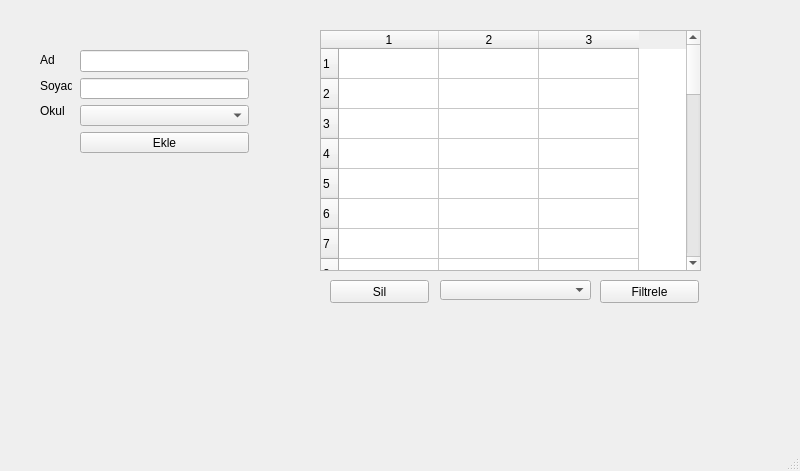
<?xml version="1.0" encoding="UTF-8"?>
<ui version="4.0">
 <class>MainWindow</class>
 <widget class="QMainWindow" name="MainWindow">
  <property name="geometry">
   <rect>
    <x>0</x>
    <y>0</y>
    <width>800</width>
    <height>471</height>
   </rect>
  </property>
  <property name="windowTitle">
   <string>Kayıt Uygulaması</string>
  </property>
  <widget class="QWidget" name="centralwidget">
   <widget class="QTableWidget" name="tbl1">
    <property name="geometry">
     <rect>
      <x>320</x>
      <y>30</y>
      <width>381</width>
      <height>241</height>
     </rect>
    </property>
    <property name="rowCount">
     <number>30</number>
    </property>
    <property name="columnCount">
     <number>3</number>
    </property>
    <row/>
    <row/>
    <row/>
    <row/>
    <row/>
    <row/>
    <row/>
    <row/>
    <row/>
    <row/>
    <row/>
    <row/>
    <row/>
    <row/>
    <row/>
    <row/>
    <row/>
    <row/>
    <row/>
    <row/>
    <row/>
    <row/>
    <row/>
    <row/>
    <row/>
    <row/>
    <row/>
    <row/>
    <row/>
    <row/>
    <column/>
    <column/>
    <column/>
   </widget>
   <widget class="QComboBox" name="cmb2">
    <property name="geometry">
     <rect>
      <x>440</x>
      <y>280</y>
      <width>151</width>
      <height>20</height>
     </rect>
    </property>
    <item>
     <property name="text">
      <string/>
     </property>
    </item>
    <item>
     <property name="text">
      <string>Haliç Üniversitesi</string>
     </property>
    </item>
    <item>
     <property name="text">
      <string>İstanbul Bilgi Üniversitesi</string>
     </property>
    </item>
    <item>
     <property name="text">
      <string>İstanbul Üniversitesi</string>
     </property>
    </item>
    <item>
     <property name="text">
      <string>Kocaeli Üniversitesi</string>
     </property>
    </item>
    <item>
     <property name="text">
      <string>Marmara Üniversitesi</string>
     </property>
    </item>
    <item>
     <property name="text">
      <string>Boğaziçi Üniversitesi</string>
     </property>
    </item>
    <item>
     <property name="text">
      <string>Yıldız Teknik Üniversitesi</string>
     </property>
    </item>
   </widget>
   <widget class="QPushButton" name="btn3">
    <property name="geometry">
     <rect>
      <x>600</x>
      <y>280</y>
      <width>99</width>
      <height>23</height>
     </rect>
    </property>
    <property name="text">
     <string>Filtrele</string>
    </property>
   </widget>
   <widget class="QPushButton" name="btn2">
    <property name="geometry">
     <rect>
      <x>330</x>
      <y>280</y>
      <width>99</width>
      <height>23</height>
     </rect>
    </property>
    <property name="text">
     <string>Sil</string>
    </property>
   </widget>
   <widget class="QWidget" name="layoutWidget">
    <property name="geometry">
     <rect>
      <x>80</x>
      <y>50</y>
      <width>169</width>
      <height>103</height>
     </rect>
    </property>
    <layout class="QVBoxLayout" name="verticalLayout">
     <item>
      <widget class="QLineEdit" name="lne1"/>
     </item>
     <item>
      <widget class="QLineEdit" name="lne2"/>
     </item>
     <item>
      <widget class="QComboBox" name="cmb1">
       <item>
        <property name="text">
         <string/>
        </property>
       </item>
       <item>
        <property name="text">
         <string>Haliç Üniversitesi</string>
        </property>
       </item>
       <item>
        <property name="text">
         <string>İstanbul Üniversitesi</string>
        </property>
       </item>
       <item>
        <property name="text">
         <string>Hacettepe Üniversitesi</string>
        </property>
       </item>
       <item>
        <property name="text">
         <string>İstanbul Teknik Üniversitesi</string>
        </property>
       </item>
       <item>
        <property name="text">
         <string>Yıldız Teknik Üniversitesi</string>
        </property>
       </item>
       <item>
        <property name="text">
         <string>Gazi Üniversitesi</string>
        </property>
       </item>
       <item>
        <property name="text">
         <string>Boğaziçi Üniversitesi</string>
        </property>
       </item>
       <item>
        <property name="text">
         <string>Orta Doğu Teknik Üniversitesi</string>
        </property>
       </item>
       <item>
        <property name="text">
         <string>Kocaeli Üniversitesi</string>
        </property>
       </item>
       <item>
        <property name="text">
         <string>Başkent Üniversitesi</string>
        </property>
       </item>
       <item>
        <property name="text">
         <string>Kadir Has Üniversitesi</string>
        </property>
       </item>
       <item>
        <property name="text">
         <string>Yaşar Üniversitesi</string>
        </property>
       </item>
       <item>
        <property name="text">
         <string>İstanbul Bilgi Üniversitesi</string>
        </property>
       </item>
       <item>
        <property name="text">
         <string>Marmara Üniversitesi</string>
        </property>
       </item>
       <item>
        <property name="text">
         <string>Beykent Üniversitesi</string>
        </property>
       </item>
      </widget>
     </item>
     <item>
      <widget class="QPushButton" name="btn1">
       <property name="text">
        <string>Ekle</string>
       </property>
      </widget>
     </item>
    </layout>
   </widget>
   <widget class="QWidget" name="layoutWidget">
    <property name="geometry">
     <rect>
      <x>40</x>
      <y>50</y>
      <width>32</width>
      <height>71</height>
     </rect>
    </property>
    <layout class="QVBoxLayout" name="verticalLayout_2">
     <item>
      <widget class="QLabel" name="label1">
       <property name="text">
        <string>Ad</string>
       </property>
      </widget>
     </item>
     <item>
      <widget class="QLabel" name="label2">
       <property name="text">
        <string>Soyad</string>
       </property>
      </widget>
     </item>
     <item>
      <widget class="QLabel" name="label3">
       <property name="text">
        <string>Okul</string>
       </property>
      </widget>
     </item>
    </layout>
   </widget>
   <widget class="QWidget" name="layoutWidget">
    <property name="geometry">
     <rect>
      <x>260</x>
      <y>320</y>
      <width>101</width>
      <height>80</height>
     </rect>
    </property>
    <layout class="QVBoxLayout" name="verticalLayout_3"/>
   </widget>
  </widget>
  <widget class="QMenuBar" name="menubar">
   <property name="geometry">
    <rect>
     <x>0</x>
     <y>0</y>
     <width>800</width>
     <height>21</height>
    </rect>
   </property>
  </widget>
  <widget class="QStatusBar" name="statusbar"/>
 </widget>
 <resources/>
 <connections/>
</ui>
